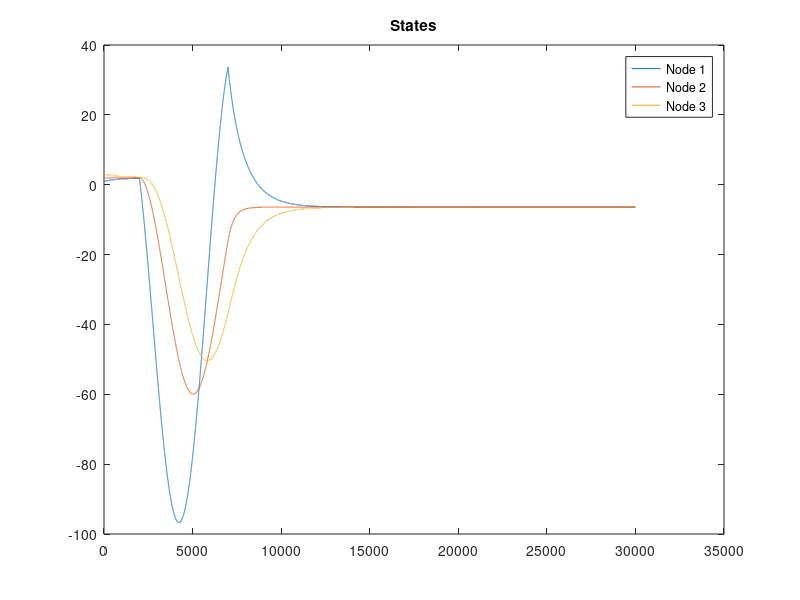
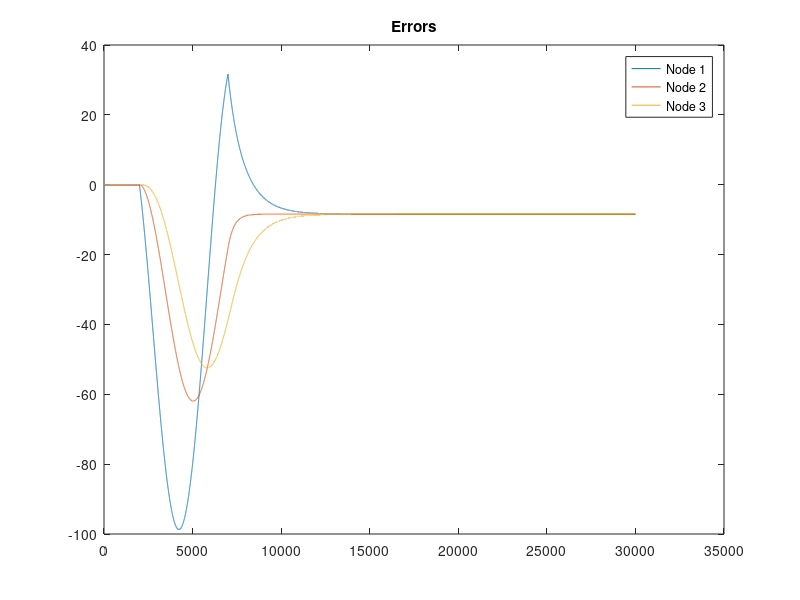

The MATLAB script that drew these images, in order:
clc,clear all;close all;

N=30000; %Total number of Iterations
dt=0.001;%Step Length

a=100;  %Amplitude of attack signal
b=500;
s=1;
k=800;

x1(1)=1;
x2(1)=2;
x3(1)=3;

x_act=0;

w1(1)=1;
w2(1)=2;
w3(1)=3;

for i=1:N
    
    if i>=2000 && i<7000
        x_act=a*cos(i*dt);
    else
        x_act=0;
    end

%     if i>=1000 
%         x_act=b-a*sin(5*i*dt);
%     else
%         x_act=0;
%     end

%     if i==3000 
%         x_act=a;
%     else
%         x_act=0;
%     end

%     if i>=3000 
%         x_act=a;
%     else
%         x_act=0;
%     end
%     if i>=3000 
%         x1(i)=x1(i)+a*sin(i*dt);
%     end

%     if i==2000 
%         x2(i)=x2(i)+(i*dt);
%     end

    e1(i)=x1(i)-w1(i);
    e2(i)=x2(i)-w2(i);
    e3(i)=x3(i)-w3(i);

    x1(i+1)=x1(i)+dt*((-1)*(x1(i)-x2(i))+x_act);
    x2(i+1)=x2(i)+dt*((-1)*(2*x2(i)-x1(i)-x3(i)));
    x3(i+1)=x3(i)+dt*((-1)*(x3(i)-x2(i)));
    
    
    w1(i+1)=w1(i)+dt*((-1)*(w1(i)-w2(i)));
    w2(i+1)=w2(i)+dt*((-1)*(2*w2(i)-w1(i)-w3(i)));
    w3(i+1)=w3(i)+dt*((-1)*(w3(i)-w2(i)));  
    
    e1(i+1)=e1(i)+dt*(-e1(i));
    e2(i+1)=e2(i)+dt*(-e2(i));
    e3(i+1)=e3(i)+dt*(-e3(i));
end

figure()
plot(x1);hold on;plot(x2);plot(x3)
legend('Node 1','Node 2','Node 3')
title('States')

figure()
plot(e1);hold on;plot(e2);plot(e3)
legend('Node 1','Node 2','Node 3')
title('Errors')

fprintf("x1=%d,x2=%d,x3=%d\n",x1(end),x2(end),x3(end))
fprintf("e1=%d,e2=%d,e3=%d",e1(end),e2(end),e3(end))

